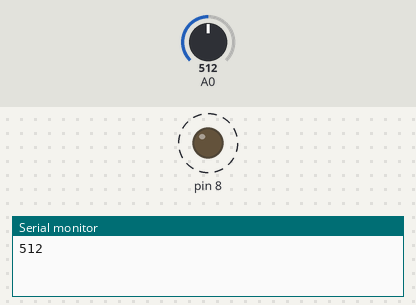
A sketch run on a simulated Arduino Uno, built with avr-gcc and run on an emulated ATmega328P. Shown: output pins drawn as LEDs (lit = HIGH), the last lines printed to the serial monitor. Dashed ring = blinking. The inputs (shaded band) are chosen by the test bench; at power-on: A0 = 512.

Above: at 1.8 s.
1.9 s: A0 set to 306
At 2.2 s:
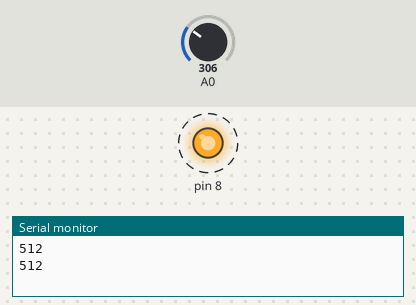
5.4 s: A0 set to 122
At 5.56 s:
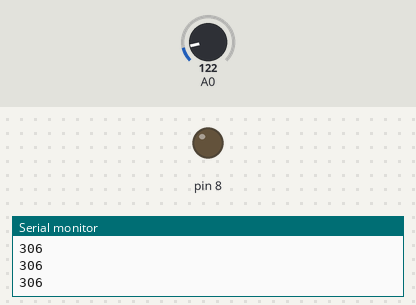
Timing chart, 0 to 14.9 s (numbered marks = the images above; inputs shaded):
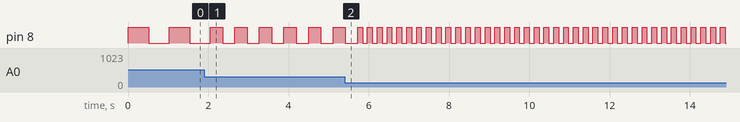

The sketch:

Pr_ctica_3_Sensor_de_luz_controla_LED.ino
```cpp
void setup() {
  // ponemos el pin 8 como SALIDA para usarlo con un LED
  pinMode(8, OUTPUT);
 // inicialización puerto serie a 9600 bps
  Serial.begin(9600);
}

void loop() {
  // creamos una variable para almacenar el valor del sensor
  int x ;
  // analogRead() lee en el pin A0 el voltaje y lo convierte en un valor entre 0-1023= 0-1023
  x = analogRead(A0);
  // enciende el LED
  digitalWrite(8, HIGH);
  delay(x); //retardo de x milisegundos
  // apaga el LED
  digitalWrite(8, LOW);
  delay(x); //retardo de x milisegundos
  // mostrar el valor de X en el Monitor Serie
  Serial.println(x);
}
```

Measured:
- after the input at 1.9 s, pin 8: alternates HIGH for 0.31 s and LOW for 0.31 s, starting after 0.46 s
- by itself, pin 8: alternates HIGH for 0.51 s and LOW for 0.51 s
